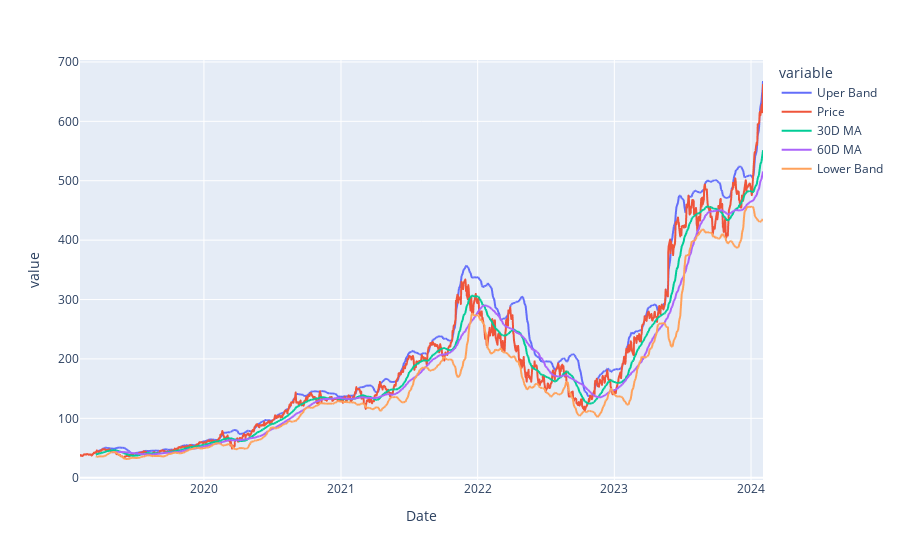

Write notebook code for a chart like this one.
### Code cell
Nivida_check_2=Nvidia[['Uper Band','Price','30D MA','60D MA','Lower Band']]
fig = px.line(data_frame=Nivida_check_2)
fig.show()

### Figure 1 — Plotly figure (JSON) as saved in the notebook; plotly's stock layout.template omitted (floating-point values rounded to 4 significant figures; data arrays with more than 128 entries replaced by an {"elided": "..."} marker saying what was removed)
{"data": [{"hovertemplate": "variable=Uper Band<br>Date=%{x}<br>value=%{y}<extra></extra>", "legendgroup": "Uper Band", "line": {"color": "#636efa", "dash": "solid"}, "marker": {"symbol": "circle"}, "mode": "lines", "name": "Uper Band", "showlegend": true, "type": "scattergl", "x": {"elided": "1243 str values"}, "xaxis": "x", "y": {"elided": "1243 float values"}, "yaxis": "y"}, {"hovertemplate": "variable=Price<br>Date=%{x}<br>value=%{y}<extra></extra>", "legendgroup": "Price", "line": {"color": "#EF553B", "dash": "solid"}, "marker": {"symbol": "circle"}, "mode": "lines", "name": "Price", "showlegend": true, "type": "scattergl", "x": {"elided": "1243 str values"}, "xaxis": "x", "y": {"elided": "1243 float values"}, "yaxis": "y"}, {"hovertemplate": "variable=30D MA<br>Date=%{x}<br>value=%{y}<extra></extra>", "legendgroup": "30D MA", "line": {"color": "#00cc96", "dash": "solid"}, "marker": {"symbol": "circle"}, "mode": "lines", "name": "30D MA", "showlegend": true, "type": "scattergl", "x": {"elided": "1243 str values"}, "xaxis": "x", "y": {"elided": "1243 float values"}, "yaxis": "y"}, {"hovertemplate": "variable=60D MA<br>Date=%{x}<br>value=%{y}<extra></extra>", "legendgroup": "60D MA", "line": {"color": "#ab63fa", "dash": "solid"}, "marker": {"symbol": "circle"}, "mode": "lines", "name": "60D MA", "showlegend": true, "type": "scattergl", "x": {"elided": "1243 str values"}, "xaxis": "x", "y": {"elided": "1243 float values"}, "yaxis": "y"}, {"hovertemplate": "variable=Lower Band<br>Date=%{x}<br>value=%{y}<extra></extra>", "legendgroup": "Lower Band", "line": {"color": "#FFA15A", "dash": "solid"}, "marker": {"symbol": "circle"}, "mode": "lines", "name": "Lower Band", "showlegend": true, "type": "scattergl", "x": {"elided": "1243 str values"}, "xaxis": "x", "y": {"elided": "1243 float values"}, "yaxis": "y"}], "layout": {"legend": {"title": {"text": "variable"}, "tracegroupgap": 0}, "margin": {"t": 60}, "xaxis": {"anchor": "y", "domain": [0, 1], "title": {"text": "Date"}}, "yaxis": {"anchor": "x", "domain": [0, 1], "title": {"text": "value"}}}}
